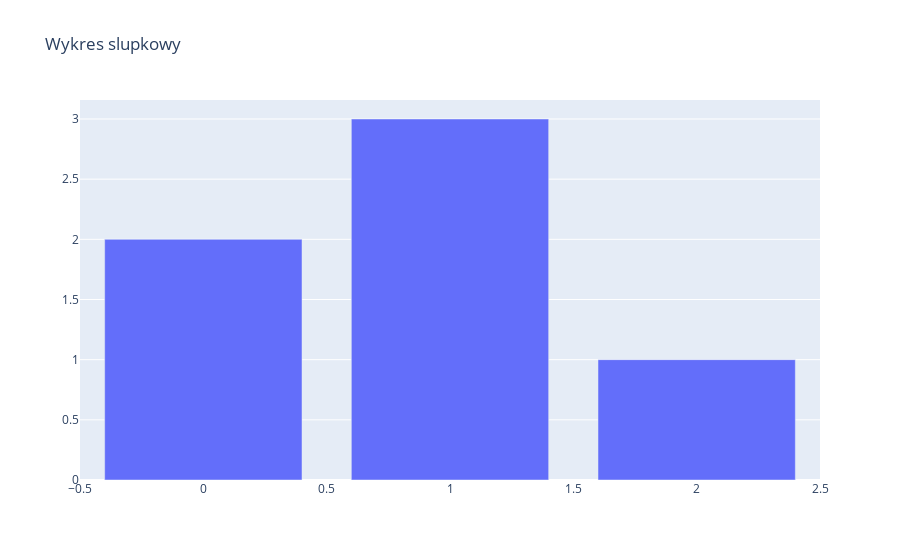

Here is the notebook cell this chart was saved with:
### Code cell
fig=go.Figure(
    data=go.Bar(
        y=[2,3,1]
        ),
    layout=go.Layout(
        title_text='Wykres slupkowy'
            )
    )
fig.show()

### Figure 1 — Plotly figure (JSON) as saved in the notebook; plotly's stock layout.template omitted (floating-point values rounded to 4 significant figures)
{"data": [{"type": "bar", "y": [2, 3, 1]}], "layout": {"title": {"text": "Wykres slupkowy"}}}
